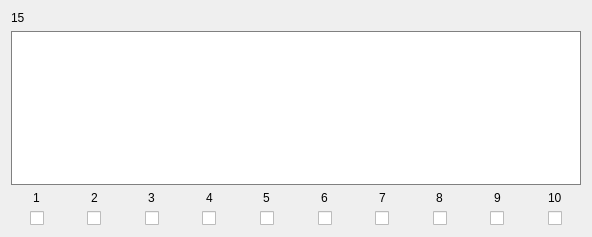
            <widget class="QWidget" name="scrollAreaWidgetContents_171">
             <property name="geometry">
              <rect>
               <x>0</x>
               <y>0</y>
               <width>592</width>
               <height>237</height>
              </rect>
             </property>
             <layout class="QVBoxLayout" name="verticalLayout_113">
              <item>
               <widget class="QLabel" name="Name_15">
                <property name="text">
                 <string>15</string>
                </property>
               </widget>
              </item>
              <item>
               <widget class="QTextEdit" name="Text_15">
                <property name="styleSheet">
                 <string notr="true">border: 1px solid gray</string>
                </property>
               </widget>
              </item>
              <item>
               <layout class="QHBoxLayout" name="horizontalLayout_4">
                <property name="bottomMargin">
                 <number>0</number>
                </property>
                <item>
                 <layout class="QVBoxLayout" name="verticalLayout_4">
                  <property name="rightMargin">
                   <number>0</number>
                  </property>
                  <property name="bottomMargin">
                   <number>0</number>
                  </property>
                  <item alignment="Qt::AlignHCenter">
                   <widget class="QLabel" name="label_2">
                    <property name="text">
                     <string>1</string>
                    </property>
                   </widget>
                  </item>
                  <item alignment="Qt::AlignHCenter">
                   <widget class="QCheckBox" name="Check_15_1">
                    <property name="text">
                     <string/>
                    </property>
                   </widget>
                  </item>
                 </layout>
                </item>
                <item>
                 <layout class="QVBoxLayout" name="verticalLayout_10">
                  <property name="rightMargin">
                   <number>0</number>
                  </property>
                  <property name="bottomMargin">
                   <number>0</number>
                  </property>
                  <item alignment="Qt::AlignHCenter">
                   <widget class="QLabel" name="label_8">
                    <property name="text">
                     <string>2</string>
                    </property>
                   </widget>
                  </item>
                  <item alignment="Qt::AlignHCenter">
                   <widget class="QCheckBox" name="Check_15_2">
                    <property name="text">
                     <string/>
                    </property>
                   </widget>
                  </item>
                 </layout>
                </item>
                <item>
                 <layout class="QVBoxLayout" name="verticalLayout_11">
                  <property name="rightMargin">
                   <number>0</number>
                  </property>
                  <property name="bottomMargin">
                   <number>0</number>
                  </property>
                  <item alignment="Qt::AlignHCenter">
                   <widget class="QLabel" name="label_9">
                    <property name="text">
                     <string>3</string>
                    </property>
                   </widget>
                  </item>
                  <item alignment="Qt::AlignHCenter">
                   <widget class="QCheckBox" name="Check_15_3">
                    <property name="text">
                     <string/>
                    </property>
                   </widget>
                  </item>
                 </layout>
                </item>
                <item>
                 <layout class="QVBoxLayout" name="verticalLayout_12">
                  <property name="rightMargin">
                   <number>0</number>
                  </property>
                  <property name="bottomMargin">
                   <number>0</number>
                  </property>
                  <item alignment="Qt::AlignHCenter">
                   <widget class="QLabel" name="label_10">
                    <property name="text">
                     <string>4</string>
                    </property>
                   </widget>
                  </item>
                  <item alignment="Qt::AlignHCenter">
                   <widget class="QCheckBox" name="Check_15_4">
                    <property name="text">
                     <string/>
                    </property>
                   </widget>
                  </item>
                 </layout>
                </item>
                <item>
                 <layout class="QVBoxLayout" name="verticalLayout_13">
                  <property name="rightMargin">
                   <number>0</number>
                  </property>
                  <property name="bottomMargin">
                   <number>0</number>
                  </property>
                  <item alignment="Qt::AlignHCenter">
                   <widget class="QLabel" name="label_11">
                    <property name="text">
                     <string>5</string>
                    </property>
                   </widget>
                  </item>
                  <item alignment="Qt::AlignHCenter">
                   <widget class="QCheckBox" name="Check_15_5">
                    <property name="text">
                     <string/>
                    </property>
                   </widget>
                  </item>
                 </layout>
                </item>
                <item>
                 <layout class="QVBoxLayout" name="verticalLayout_9">
                  <property name="rightMargin">
                   <number>0</number>
                  </property>
                  <property name="bottomMargin">
                   <number>0</number>
                  </property>
                  <item alignment="Qt::AlignHCenter">
                   <widget class="QLabel" name="label_7">
                    <property name="text">
                     <string>6</string>
                    </property>
                   </widget>
                  </item>
                  <item alignment="Qt::AlignHCenter">
                   <widget class="QCheckBox" name="Check_15_6">
                    <property name="text">
                     <string/>
                    </property>
                   </widget>
                  </item>
                 </layout>
                </item>
                <item>
                 <layout class="QVBoxLayout" name="verticalLayout_8">
                  <property name="rightMargin">
                   <number>0</number>
                  </property>
                  <property name="bottomMargin">
                   <number>0</number>
                  </property>
                  <item alignment="Qt::AlignHCenter">
                   <widget class="QLabel" name="label_6">
                    <property name="text">
                     <string>7</string>
                    </property>
                   </widget>
                  </item>
                  <item alignment="Qt::AlignHCenter">
                   <widget class="QCheckBox" name="Check_15_7">
                    <property name="text">
                     <string/>
                    </property>
                   </widget>
                  </item>
                 </layout>
                </item>
                <item>
                 <layout class="QVBoxLayout" name="verticalLayout_7">
                  <property name="rightMargin">
                   <number>0</number>
                  </property>
                  <property name="bottomMargin">
                   <number>0</number>
                  </property>
                  <item alignment="Qt::AlignHCenter">
                   <widget class="QLabel" name="label_5">
                    <property name="text">
                     <string>8</string>
                    </property>
                   </widget>
                  </item>
                  <item alignment="Qt::AlignHCenter">
                   <widget class="QCheckBox" name="Check_15_8">
                    <property name="text">
                     <string/>
                    </property>
                   </widget>
                  </item>
                 </layout>
                </item>
                <item>
                 <layout class="QVBoxLayout" name="verticalLayout_6">
                  <property name="rightMargin">
                   <number>0</number>
                  </property>
                  <property name="bottomMargin">
                   <number>0</number>
                  </property>
                  <item alignment="Qt::AlignHCenter">
                   <widget class="QLabel" name="label_4">
                    <property name="text">
                     <string>9</string>
                    </property>
                   </widget>
                  </item>
                  <item alignment="Qt::AlignHCenter">
                   <widget class="QCheckBox" name="Check_15_9">
                    <property name="text">
                     <string/>
                    </property>
                   </widget>
                  </item>
                 </layout>
                </item>
                <item>
                 <layout class="QVBoxLayout" name="verticalLayout_5">
                  <property name="rightMargin">
                   <number>0</number>
                  </property>
                  <property name="bottomMargin">
                   <number>0</number>
                  </property>
                  <item alignment="Qt::AlignHCenter">
                   <widget class="QLabel" name="label_3">
                    <property name="text">
                     <string>10</string>
                    </property>
                   </widget>
                  </item>
                  <item alignment="Qt::AlignHCenter">
                   <widget class="QCheckBox" name="Check_15_10">
                    <property name="text">
                     <string/>
                    </property>
                   </widget>
                  </item>
                 </layout>
                </item>
               </layout>
              </item>
             </layout>
            </widget>
